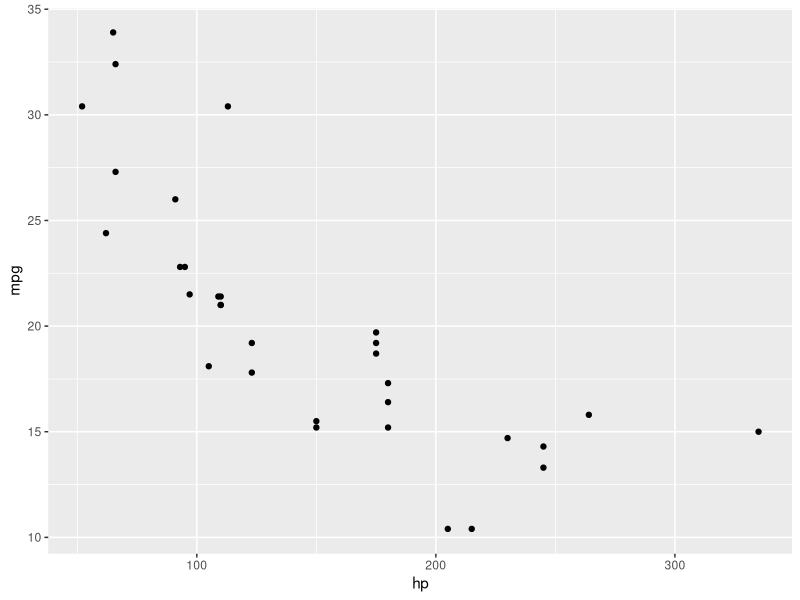
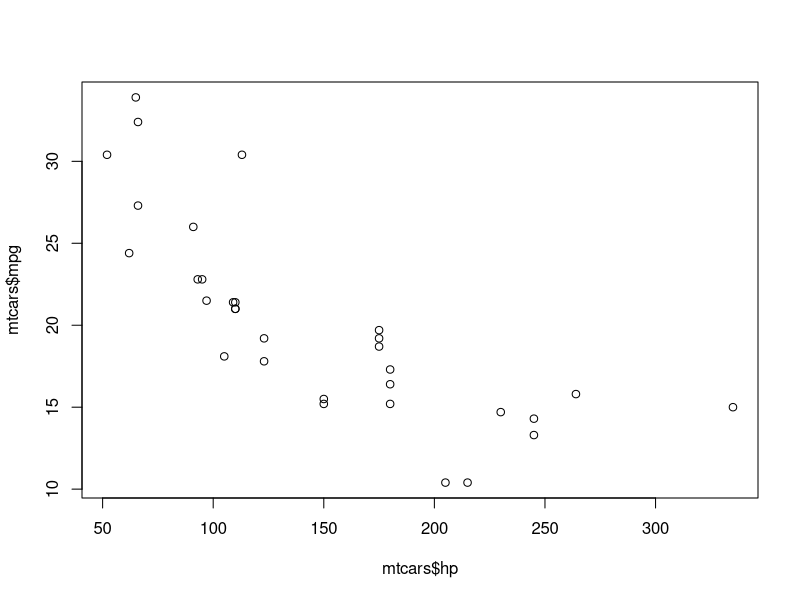
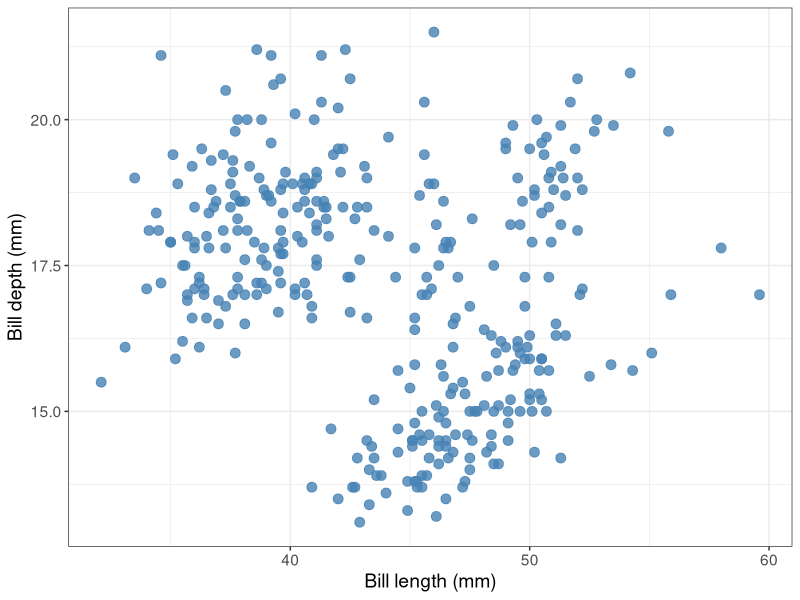

Source code (R) for these figures, in order:
## ---- chunk 1
library(testthat)
library(ggplot2)

options(repr.plot.width = 4, repr.plot.height = 4)
## ---- chunk 2
cars_ggplot_scatter <- ggplot2::ggplot(mtcars, ggplot2::aes(hp, mpg)) +
    ggplot2::geom_point()

cars_ggplot_scatter
## ---- chunk 3
cars_ggplot_scatter$layers[[1]]$geom
## ---- chunk 4
cars_ggplot_scatter$mapping$x
## ---- chunk 5
#' scatter2d
#'
#' A short-cut function for creating 2 dimensional scatterplots via ggplot2.
#'
#' @param data data.frame or tibble
#' @param x unquoted column name to plot on the x-axis from data data.frame or tibble
#' @param y unquoted column name to plot on the y-axis from data data.frame or tibble
#'
#' @return
#' @export
#'
#' @examples
#' scatter2d(mtcars, hp, mpg)
scatter2d <- function(data, x, y) {
    ggplot2::ggplot(data, ggplot2::aes(x = {{x}}, y = {{y}})) +
        ggplot2::geom_point()
}

helper_data <- dplyr::tibble(x_vals = c(2, 4, 6),
                   y_vals = c(2, 4, 6))

helper_plot2d <- scatter2d(helper_data, x_vals, y_vals)

test_that('Plot should use geom_point and map x to x-axis, and y to y-axis.', {
    expect_true("GeomPoint" %in% c(class(helper_plot2d$layers[[1]]$geom)))
    expect_true("x_vals"  == rlang::get_expr(helper_plot2d$mapping$x))
    expect_true("y_vals" == rlang::get_expr(helper_plot2d$mapping$y))
})
## ---- chunk 6
cars_scatter <- plot(mtcars$hp, mtcars$mpg)
## ---- chunk 7
typeof(cars_scatter)
class(cars_scatter)
## ---- chunk 8
pretty_scatter <- function(.data, x_axis_col, y_axis_col) {
    ggplot2::ggplot(data = .data,
                    ggplot2::aes(x = {{ x_axis_col }}, y = {{ y_axis_col }})) +
        ggplot2::geom_point(alpha = 0.8, colour = "steelblue", size = 3) +
        ggplot2::theme_bw() +
        ggplot2::theme(text = ggplot2::element_text(size = 14))
}

library(palmerpenguins)
library(ggplot2)
penguins_scatter <- pretty_scatter(penguins, bill_length_mm, bill_depth_mm) +
    labs(x = "Bill length (mm)", y = "Bill depth (mm)")
penguins_scatter
